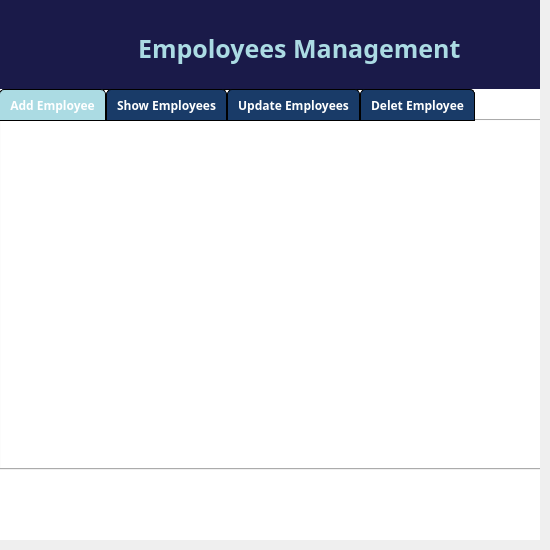
    <widget class="QWidget" name="page_0">
     <widget class="QWidget" name="widget_5" native="true">
      <property name="geometry">
       <rect>
        <x>-1</x>
        <y>-1</y>
        <width>541</width>
        <height>541</height>
       </rect>
      </property>
      <property name="styleSheet">
       <string notr="true">QWidget{
background-color : white;
}
</string>
      </property>
      <widget class="QTabWidget" name="tabWidget_3">
       <property name="geometry">
        <rect>
         <x>0</x>
         <y>90</y>
         <width>551</width>
         <height>381</height>
        </rect>
       </property>
       <property name="font">
        <font>
         <family>Yu Gothic UI Semibold</family>
         <weight>75</weight>
         <bold>true</bold>
        </font>
       </property>
       <property name="styleSheet">
        <string notr="true">QTabWidget {
    background-color: #f0f0f0;
}

/* Set rounded corners for the tab bar */
QTabBar {
    border-radius: 5px;
    border: 1px solid black; /* Add a 1px black border */
}

/* Increase spacing between tabs */
QTabBar::tab {
    margin-left: 0px; /* Adjust spacing as needed */
    margin-right: 0px; /* Adjust spacing as needed */
}

/* Increase tab size and add horizontal padding */
QTabBar::tab {
    min-width: 70px; /* Adjust width as needed */
    min-height: 30px; /* Adjust height as needed */
    padding: 0px 10px; /* Add 5px padding on top/bottom, 10px on left/right */
}

/* Set background color and text color for individual tabs */
QTabBar::tab {
    background-color: #193b68;
    opacity: 30%;
    color: white;
    border-top-left-radius: 5px;
    border-top-right-radius: 5px;
    border: 1px solid black; /* Add a 1px black border for each tab */
}

/* Change background and text color for selected tab */
QTabBar::tab:selected {
    background-color: #abdbe3;
    color: white;
}
</string>
       </property>
       <property name="currentIndex">
        <number>0</number>
       </property>
       <widget class="QWidget" name="tab_10">
        <attribute name="title">
         <string>Add Employee</string>
        </attribute>
       </widget>
       <widget class="QWidget" name="tab_11">
        <attribute name="title">
         <string>Show Employees</string>
        </attribute>
       </widget>
       <widget class="QWidget" name="tab_12">
        <attribute name="title">
         <string>Update Employees</string>
        </attribute>
       </widget>
       <widget class="QWidget" name="tab_2">
        <attribute name="title">
         <string>Delet Employee</string>
        </attribute>
       </widget>
      </widget>
      <widget class="QWidget" name="widget_6" native="true">
       <property name="geometry">
        <rect>
         <x>-1</x>
         <y>-1</y>
         <width>551</width>
         <height>91</height>
        </rect>
       </property>
       <property name="styleSheet">
        <string notr="true">QWidget{
background-color:#1a1a49;
}</string>
       </property>
       <widget class="QLabel" name="label_11">
        <property name="geometry">
         <rect>
          <x>140</x>
          <y>20</y>
          <width>351</width>
          <height>61</height>
         </rect>
        </property>
        <property name="font">
         <font>
          <family>Yu Gothic UI Semibold</family>
          <pointsize>-1</pointsize>
          <weight>75</weight>
          <bold>true</bold>
         </font>
        </property>
        <property name="styleSheet">
         <string notr="true">QLabel {
    color: #abdbe3;
font-size: 25px;
    font-weight: bold;
}</string>
        </property>
        <property name="frameShape">
         <enum>QFrame::NoFrame</enum>
        </property>
        <property name="text">
         <string>Empoloyees Management</string>
        </property>
        <property name="textFormat">
         <enum>Qt::PlainText</enum>
        </property>
       </widget>
       <widget class="QLabel" name="label_17">
        <property name="geometry">
         <rect>
          <x>40</x>
          <y>30</y>
          <width>51</width>
          <height>41</height>
         </rect>
        </property>
        <property name="text">
         <string/>
        </property>
        <property name="pixmap">
         <pixmap resource="resource.qrc">:/resources/employee.png</pixmap>
        </property>
        <property name="scaledContents">
         <bool>true</bool>
        </property>
       </widget>
      </widget>
     </widget>
    </widget>
